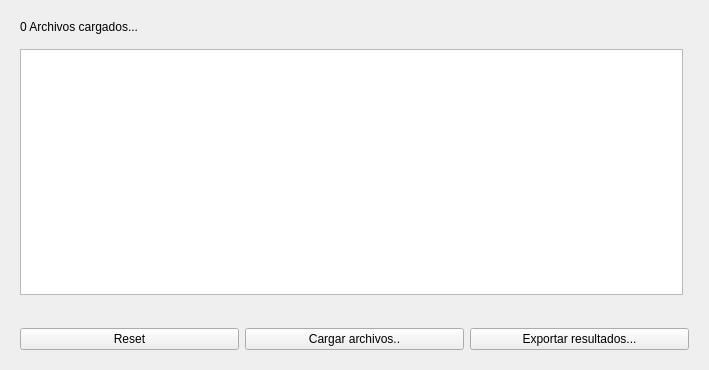
<?xml version="1.0" encoding="UTF-8"?>
<ui version="4.0">
 <class>ResultsProcessUI</class>
 <widget class="QWidget" name="ResultsProcessUI">
  <property name="geometry">
   <rect>
    <x>0</x>
    <y>0</y>
    <width>709</width>
    <height>370</height>
   </rect>
  </property>
  <property name="windowTitle">
   <string>Procesar resultados (.s01)</string>
  </property>
  <layout class="QVBoxLayout" name="verticalLayout">
   <item>
    <widget class="QWidget" name="widget_2" native="true">
     <layout class="QVBoxLayout" name="verticalLayout_2">
      <item>
       <widget class="QLabel" name="label_resume">
        <property name="sizePolicy">
         <sizepolicy hsizetype="Preferred" vsizetype="Fixed">
          <horstretch>0</horstretch>
          <verstretch>0</verstretch>
         </sizepolicy>
        </property>
        <property name="text">
         <string>0 Archivos cargados...</string>
        </property>
       </widget>
      </item>
      <item>
       <widget class="QWidget" name="widget_archivos" native="true">
        <layout class="QHBoxLayout" name="horizontalLayout_2">
         <property name="leftMargin">
          <number>0</number>
         </property>
         <property name="topMargin">
          <number>0</number>
         </property>
         <property name="rightMargin">
          <number>0</number>
         </property>
         <property name="bottomMargin">
          <number>0</number>
         </property>
         <item>
          <widget class="QWidget" name="widget_4" native="true">
           <layout class="QVBoxLayout" name="verticalLayout_4">
            <property name="leftMargin">
             <number>0</number>
            </property>
            <property name="rightMargin">
             <number>0</number>
            </property>
            <item>
             <widget class="QListWidget" name="listWidget_not_added">
              <property name="alternatingRowColors">
               <bool>true</bool>
              </property>
              <property name="selectionMode">
               <enum>QAbstractItemView::MultiSelection</enum>
              </property>
             </widget>
            </item>
           </layout>
          </widget>
         </item>
         <item>
          <widget class="QWidget" name="widget_5" native="true">
           <layout class="QVBoxLayout" name="verticalLayout_5">
            <property name="leftMargin">
             <number>0</number>
            </property>
            <property name="rightMargin">
             <number>0</number>
            </property>
           </layout>
          </widget>
         </item>
        </layout>
       </widget>
      </item>
     </layout>
    </widget>
   </item>
   <item>
    <widget class="QWidget" name="widget" native="true">
     <property name="sizePolicy">
      <sizepolicy hsizetype="Preferred" vsizetype="Fixed">
       <horstretch>0</horstretch>
       <verstretch>0</verstretch>
      </sizepolicy>
     </property>
     <layout class="QHBoxLayout" name="horizontalLayout">
      <item>
       <widget class="QPushButton" name="pushButton_reset">
        <property name="text">
         <string>Reset</string>
        </property>
       </widget>
      </item>
      <item>
       <widget class="QPushButton" name="pushButton_load">
        <property name="text">
         <string>Cargar archivos..</string>
        </property>
       </widget>
      </item>
      <item>
       <widget class="QPushButton" name="pushButton_export">
        <property name="text">
         <string>Exportar resultados...</string>
        </property>
       </widget>
      </item>
     </layout>
    </widget>
   </item>
  </layout>
 </widget>
 <resources/>
 <connections/>
</ui>
